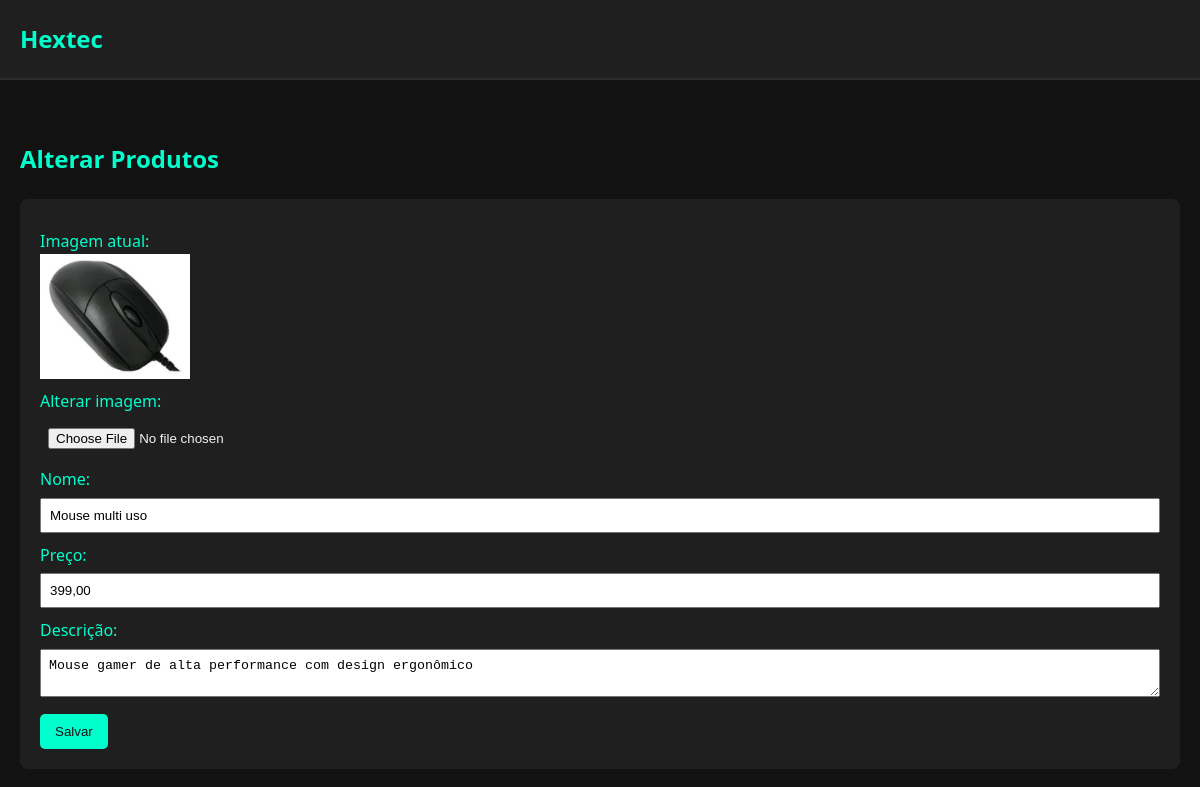
Before: /Telas/Alterar.php (upper part) with the older database file.
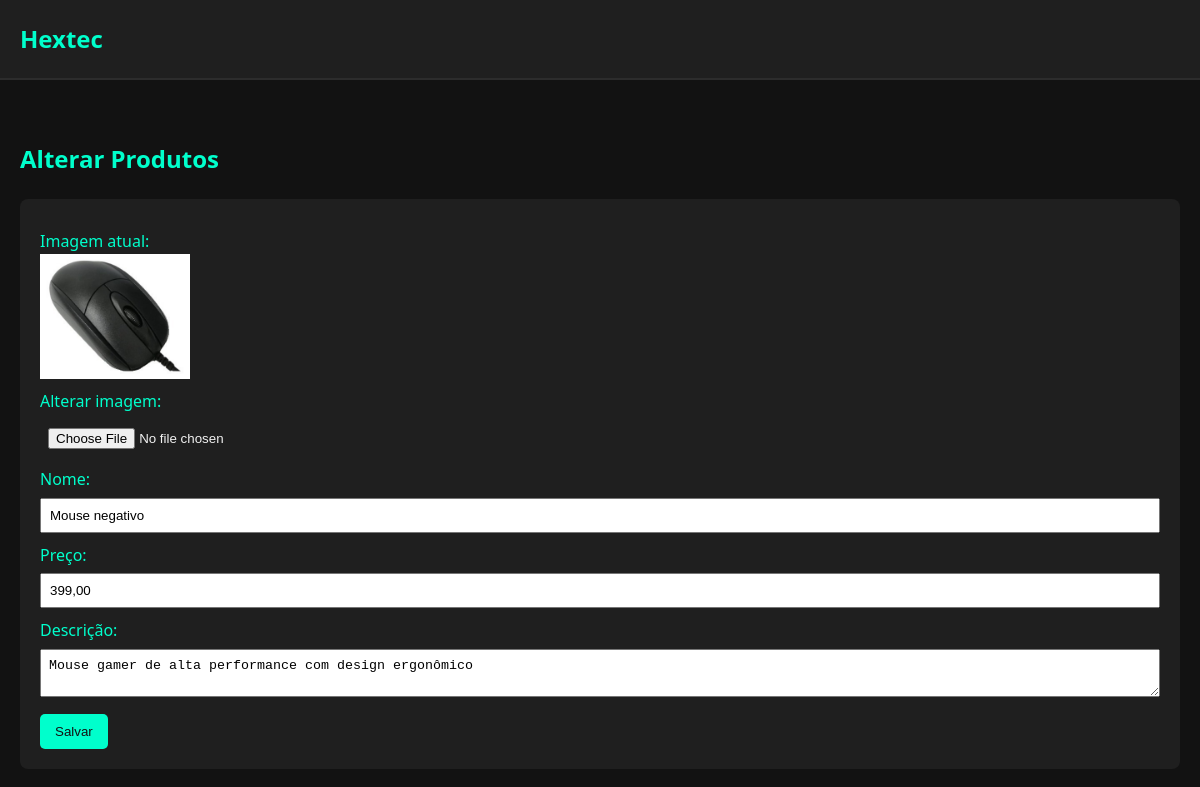
After: the same page with the newer database file.
### tables this page shows
CREATE TABLE `produtos` (
  `id` int(11) NOT NULL,
  `nome` varchar(255) NOT NULL,
  `preco` decimal(10,2) NOT NULL,
  `descricao` text DEFAULT NULL,
  `imagem` varchar(255) DEFAULT NULL
);

### Telas/Alterar.php (the view, shortened to what this page needs)
<?php
include("conexao.php");
$result = mysqli_query($conexao, "SELECT * FROM produtos");
?>
<!DOCTYPE html>
<html lang="pt-br">
<head>
    <link rel="stylesheet" href="assets/css/layout.css">
</head>
<body>
<header class="header">
    <div class="container">
        <a href="home.php" class="logo">Hextec</a>
    </div>
</header>
<section class="produtos" id="produtos">
    <div class="container">
        <h2>Alterar Produtos</h2>
        <?php while ($produto = mysqli_fetch_assoc($result)): ?>
        <form class="form-produto" method="post" enctype="multipart/form-data">
            <label>Imagem atual:</label>
            <img src="<?= $produto['imagem'] ?>" alt="<?= $produto['nome'] ?>">
            <label>Alterar imagem:</label>
            <input type="file" name="imagem">
            <label>Nome:</label>
            <input type="text" name="nome" value="<?= htmlspecialchars($produto['nome']) ?>">
            <label>Preço:</label>
            <input type="text" name="preco" value="<?= number_format($produto['preco'], 2, ',', '.') ?>">
            <label>Descrição:</label>
            <textarea name="descricao"><?= htmlspecialchars($produto['descricao']) ?></textarea>
            <button type="submit">Salvar</button>
        </form>
        <?php endwhile; ?>
    </div>
</section>
</body>
</html>

Changed rows visible on the page:
changed produtos "Mouse gamer de alta performance com design ergonômico": nome "Mouse multi uso" → "Mouse negativo"
